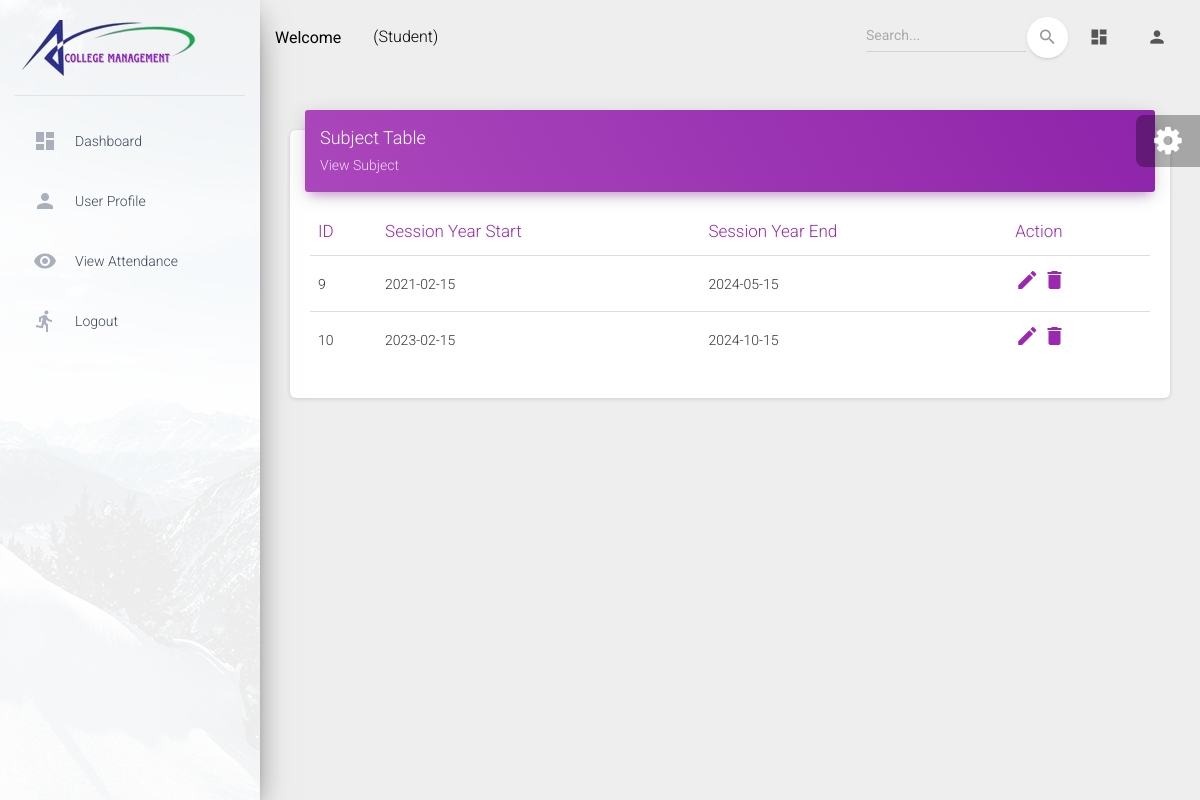
The page /hod/session/view on the database its author committed.
### app/models.py (models this page shows, shortened)
class Session_Year(models.Model):
    session_start =models.CharField(max_length=100)
    session_end=models.CharField(max_length=100)

### college_project/hod_views.py (the view)
# urls.py: path('hod/session/view', hod_views.VIEW_SESSION, name='view_session'),
def VIEW_SESSION(request):
    session=Session_Year.objects.all()
    context={
        'session':session
    }
    return render(request,'hod/view_session.html',context)

### templates/hod/view_session.html (shortened to what this page needs)
{% extends "base.html" %}
{% block content %}
        <div class="row">
            <div class="col-md-12">
              <div class="card">
                <div class="card-header card-header-primary">
                  <h4 class="card-title ">Subject Table</h4>
                  <p class="card-category">View Subject</p>
                </div>
                <div class="card-body">
                  <div class="table-responsive">
                    <table class="table">
                      <thead class=" text-primary">
                        <th>
                          ID
                        </th>
                        <th>
                         Session Year Start
                        </th>
                        <th>
                        Session Year End
                        </th>
                      <th>
                        Action
                      </th>
                      </thead>
                      <tbody>
                      {% for i in session %}
                        <tr>
                          <td>
                           {{i.id}}
                          </td>
                          <td>
                            {{i.session_start}}
                          </td>
                          <td>
                            {{i.session_end}}
                          </td>
                          <td>
                            <a href="{% url 'edit_session' i.id %}" class="material-icons">edit</a> <a href="{% url 'delete_session' i.id %}" class="material-icons">delete</a>
                          </td>
                        </tr>
                      {% endfor %}
                      </tbody>
                    </table>
                  </div>
                </div>
              </div>
            </div>
            </div>
        </div>
{% endblock content %}

### rows shown on the page
Session_Year: id "9", session_start "2021-02-15", session_end "2024-05-15"
Session_Year: id "10", session_start "2023-02-15", session_end "2024-10-15"
